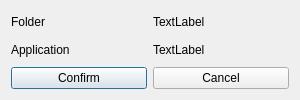
<?xml version="1.0" encoding="UTF-8"?>
<ui version="4.0">
 <class>Dialog</class>
 <widget class="QDialog" name="Dialog">
  <property name="windowModality">
   <enum>Qt::ApplicationModal</enum>
  </property>
  <property name="geometry">
   <rect>
    <x>0</x>
    <y>0</y>
    <width>300</width>
    <height>100</height>
   </rect>
  </property>
  <property name="sizePolicy">
   <sizepolicy hsizetype="Fixed" vsizetype="Fixed">
    <horstretch>0</horstretch>
    <verstretch>0</verstretch>
   </sizepolicy>
  </property>
  <property name="minimumSize">
   <size>
    <width>300</width>
    <height>100</height>
   </size>
  </property>
  <property name="maximumSize">
   <size>
    <width>300</width>
    <height>100</height>
   </size>
  </property>
  <property name="windowTitle">
   <string>Rule Details</string>
  </property>
  <layout class="QGridLayout" name="gridLayout_2">
   <item row="0" column="0" colspan="2">
    <layout class="QGridLayout" name="gridLayout">
     <item row="0" column="0">
      <widget class="QLabel" name="label_folder">
       <property name="text">
        <string>Folder</string>
       </property>
      </widget>
     </item>
     <item row="0" column="1">
      <widget class="ClickableLabel" name="label_folder_value">
       <property name="text">
        <string>TextLabel</string>
       </property>
      </widget>
     </item>
     <item row="1" column="0">
      <widget class="QLabel" name="label_app">
       <property name="text">
        <string>Application</string>
       </property>
      </widget>
     </item>
     <item row="1" column="1">
      <widget class="ClickableLabel" name="label_app_value">
       <property name="text">
        <string>TextLabel</string>
       </property>
      </widget>
     </item>
    </layout>
   </item>
   <item row="1" column="0">
    <widget class="QPushButton" name="pushButton_confirm">
     <property name="text">
      <string>Confirm</string>
     </property>
    </widget>
   </item>
   <item row="1" column="1">
    <widget class="QPushButton" name="pushButton_cancel">
     <property name="text">
      <string>Cancel</string>
     </property>
    </widget>
   </item>
  </layout>
 </widget>
 <customwidgets>
  <customwidget>
   <class>ClickableLabel</class>
   <extends>QLabel</extends>
   <header>ui.util.ClickableLabel.h</header>
  </customwidget>
 </customwidgets>
 <resources/>
 <connections/>
</ui>
